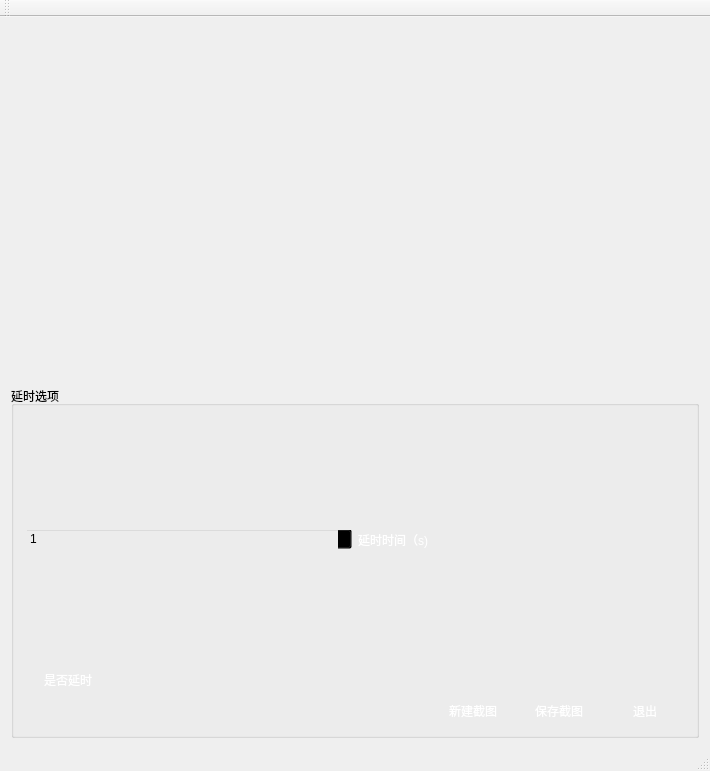
<?xml version="1.0" encoding="UTF-8"?>
<ui version="4.0">
 <class>MainWindow</class>
 <widget class="QMainWindow" name="MainWindow">
  <property name="geometry">
   <rect>
    <x>0</x>
    <y>0</y>
    <width>710</width>
    <height>771</height>
   </rect>
  </property>
  <property name="windowTitle">
   <string>MainWindow</string>
  </property>
  <widget class="QWidget" name="centralWidget">
   <layout class="QVBoxLayout" name="verticalLayout_3">
    <item>
     <widget class="QLabel" name="screenLabel">
      <property name="text">
       <string/>
      </property>
     </widget>
    </item>
    <item>
     <widget class="QGroupBox" name="groupBox">
      <property name="styleSheet">
       <string notr="true">);</string>
      </property>
      <property name="title">
       <string>延时选项</string>
      </property>
      <layout class="QVBoxLayout" name="verticalLayout_2">
       <item>
        <layout class="QVBoxLayout" name="verticalLayout">
         <item>
          <layout class="QHBoxLayout" name="horizontalLayout_2">
           <item>
            <widget class="QSpinBox" name="spinBox">
             <property name="styleSheet">
              <string notr="true">background: transparent;
</string>
             </property>
             <property name="minimum">
              <number>1</number>
             </property>
            </widget>
           </item>
           <item>
            <widget class="QLabel" name="label">
             <property name="styleSheet">
              <string notr="true">background: transparent;
font: 10pt &quot;微软雅黑&quot;;
color: rgb(255, 255, 255);</string>
             </property>
             <property name="text">
              <string>延时时间（s)</string>
             </property>
            </widget>
           </item>
          </layout>
         </item>
         <item>
          <widget class="QCheckBox" name="checkBox">
           <property name="styleSheet">
            <string notr="true">background: transparent;
font: 10pt &quot;微软雅黑&quot;;
color: rgb(255, 255, 255);</string>
           </property>
           <property name="text">
            <string>是否延时</string>
           </property>
          </widget>
         </item>
        </layout>
       </item>
       <item>
        <layout class="QHBoxLayout" name="horizontalLayout">
         <item>
          <spacer name="horizontalSpacer">
           <property name="orientation">
            <enum>Qt::Horizontal</enum>
           </property>
           <property name="sizeHint" stdset="0">
            <size>
             <width>40</width>
             <height>20</height>
            </size>
           </property>
          </spacer>
         </item>
         <item>
          <widget class="QPushButton" name="newScreenShotButton">
           <property name="styleSheet">
            <string notr="true">background: transparent;
font: 10pt &quot;微软雅黑&quot;;
color: rgb(255, 255, 255);
</string>
           </property>
           <property name="text">
            <string>新建截图</string>
           </property>
           <property name="flat">
            <bool>true</bool>
           </property>
          </widget>
         </item>
         <item>
          <widget class="QPushButton" name="savePictureButton">
           <property name="styleSheet">
            <string notr="true">background: transparent;
color: rgb(255, 255, 255);
font: 10pt &quot;微软雅黑&quot;;</string>
           </property>
           <property name="text">
            <string>保存截图</string>
           </property>
           <property name="flat">
            <bool>true</bool>
           </property>
          </widget>
         </item>
         <item>
          <widget class="QPushButton" name="quitButton">
           <property name="styleSheet">
            <string notr="true">background: transparent;
color: rgb(255, 255, 255);
font: 10pt &quot;微软雅黑&quot;;</string>
           </property>
           <property name="text">
            <string>退出</string>
           </property>
           <property name="flat">
            <bool>true</bool>
           </property>
          </widget>
         </item>
        </layout>
       </item>
      </layout>
     </widget>
    </item>
   </layout>
  </widget>
  <widget class="QMenuBar" name="menuBar">
   <property name="geometry">
    <rect>
     <x>0</x>
     <y>0</y>
     <width>710</width>
     <height>26</height>
    </rect>
   </property>
  </widget>
  <widget class="QToolBar" name="mainToolBar">
   <attribute name="toolBarArea">
    <enum>TopToolBarArea</enum>
   </attribute>
   <attribute name="toolBarBreak">
    <bool>false</bool>
   </attribute>
  </widget>
  <widget class="QStatusBar" name="statusBar"/>
 </widget>
 <layoutdefault spacing="6" margin="11"/>
 <resources/>
 <connections/>
</ui>
